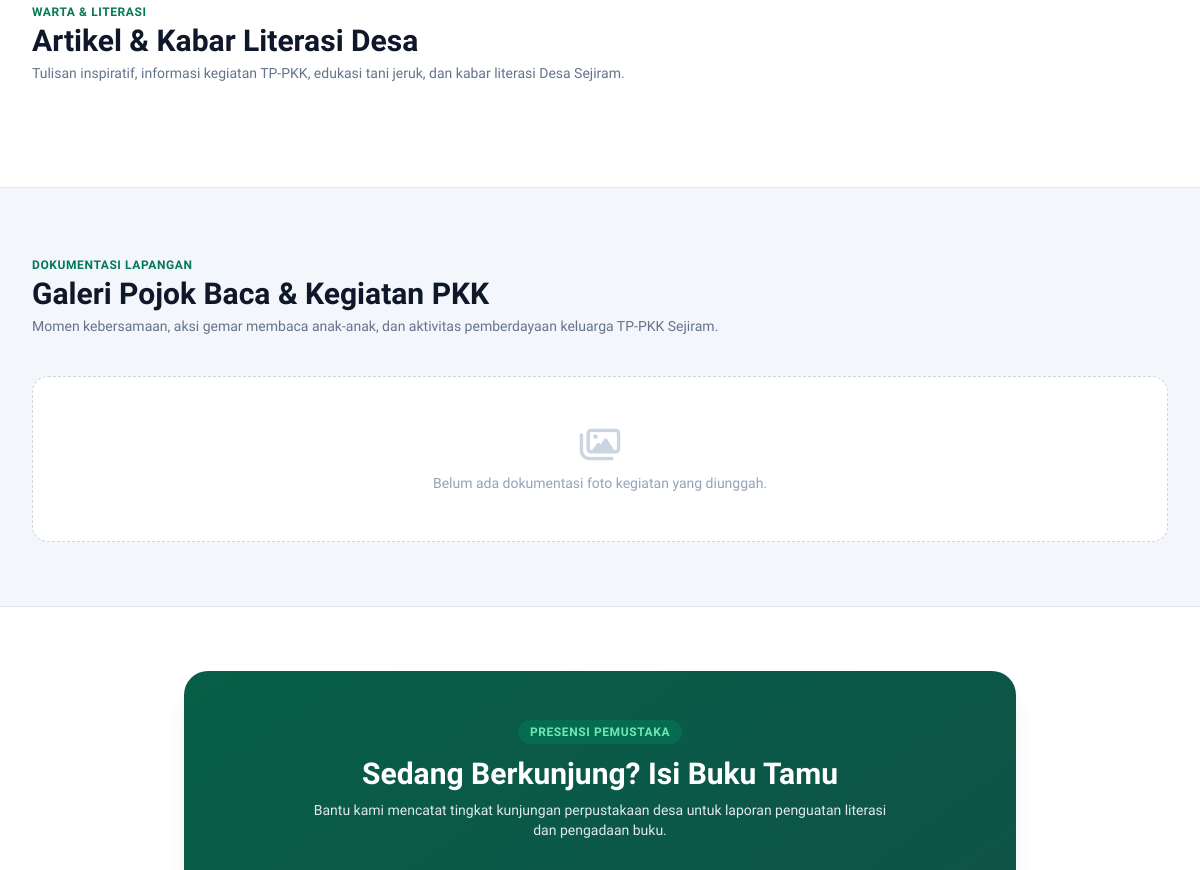
Before: / (middle part) with the older database file.
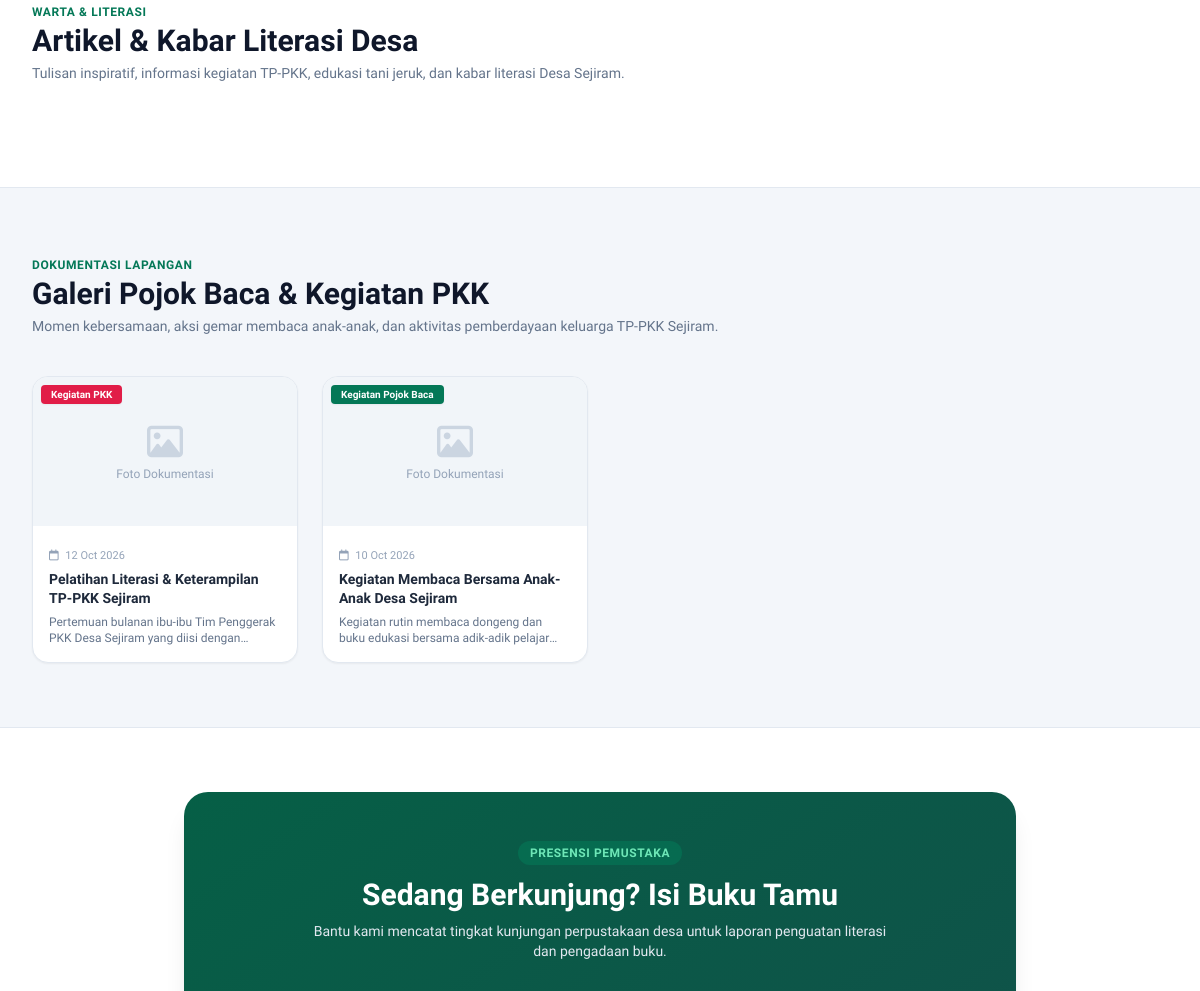
After: the same page with the newer database file.
### tables this page shows
CREATE TABLE IF NOT EXISTS `galeri` (
  `id` INT AUTO_INCREMENT PRIMARY KEY,
  `judul` VARCHAR(200) NOT NULL,
  `kategori` ENUM('Kegiatan Pojok Baca', 'Kegiatan PKK') NOT NULL,
  `foto` VARCHAR(255) NOT NULL,
  `tanggal` DATE NOT NULL,
  `keterangan` TEXT NULL,
  `created_at` TIMESTAMP DEFAULT CURRENT_TIMESTAMP
);

### index.php (called while the page is built)
<?php
require_once __DIR__ . '/portal.php';

### config/database.php (called while the page is built, shortened)
<?php
if (!function_exists('e')) {
    function e(string|null $string): string {
        return htmlspecialchars($string ?? '', ENT_QUOTES, 'UTF-8');
    }
}

### portal.php (the view, shortened to what this page needs)
<?php
require_once __DIR__ . '/config/database.php';
$stmtGaleri = $pdo->query("SELECT * FROM galeri ORDER BY tanggal DESC, id DESC LIMIT 8");
$galeriPublik = $stmtGaleri->fetchAll();
?>
<!DOCTYPE html>
<html lang="id" class="scroll-smooth">
<head>
    <script src="https://cdn.tailwindcss.com"></script>
    <link rel="stylesheet" href="https://cdnjs.cloudflare.com/ajax/libs/font-awesome/6.4.0/css/all.min.css">
</head>
<body class="bg-slate-50 text-slate-800 antialiased flex flex-col min-h-screen">
    <section id="artikel" class="py-16 bg-white border-b border-slate-200">
        <div class="max-w-7xl mx-auto px-4 sm:px-6 lg:px-8">
            <div class="flex flex-col md:flex-row justify-between items-start md:items-end gap-4 mb-10">
                <div>
                    <span class="text-xs font-black uppercase tracking-wider text-emerald-700">Warta & Literasi</span>
                    <h2 class="text-2xl sm:text-3xl font-extrabold text-slate-900">Artikel & Kabar Literasi Desa</h2>
                    <p class="text-sm text-slate-500 mt-1">Tulisan inspiratif, informasi kegiatan TP-PKK, edukasi tani jeruk, dan kabar literasi Desa Sejiram.</p>
                </div>
            </div>
        </div>
    </section>
    <section id="galeri" class="py-16 bg-slate-100/70 border-b border-slate-200">
        <div class="max-w-7xl mx-auto px-4 sm:px-6 lg:px-8">
            <div class="flex flex-col md:flex-row justify-between items-start md:items-end gap-4 mb-10">
                <div>
                    <span class="text-xs font-black uppercase tracking-wider text-emerald-700">Dokumentasi Lapangan</span>
                    <h2 class="text-2xl sm:text-3xl font-extrabold text-slate-900">Galeri Pojok Baca & Kegiatan PKK</h2>
                    <p class="text-sm text-slate-500 mt-1">Momen kebersamaan, aksi gemar membaca anak-anak, dan aktivitas pemberdayaan keluarga TP-PKK Sejiram.</p>
                </div>
            </div>
            <div class="grid grid-cols-1 sm:grid-cols-2 md:grid-cols-3 lg:grid-cols-4 gap-6">
                <?php if (empty($galeriPublik)): ?>
                <div class="col-span-full py-12 text-center text-slate-400 bg-white rounded-2xl border border-dashed border-slate-300">
                    <i class="fa-regular fa-images text-4xl mb-2 text-slate-300"></i>
                    <p class="text-sm font-medium">Belum ada dokumentasi foto kegiatan yang diunggah.</p>
                </div>
                <?php else: ?>
                <?php foreach ($galeriPublik as $gl):
                    $fotoPath = 'uploads/galeri/' . $gl['foto'];
                    $hasFoto = file_exists(__DIR__ . '/' . $fotoPath);
                ?>
                <div class="bg-white rounded-2xl border border-slate-200 shadow-sm overflow-hidden flex flex-col justify-between hover:shadow-lg hover:-translate-y-1 transition duration-200 cursor-pointer group"
                     onclick="bukaModalGaleri(this)"
                     data-judul="<?= e($gl['judul']) ?>"
                     data-kategori="<?= e($gl['kategori']) ?>"
                     data-foto="<?= $hasFoto ? e($fotoPath) : '' ?>"
                     data-tanggal="<?= date('d M Y', strtotime($gl['tanggal'])) ?>"
                     data-keterangan="<?= e($gl['keterangan'] ?? '') ?>">
                    <div>
                        <div class="aspect-video bg-slate-100 relative overflow-hidden flex items-center justify-center">
                            <?php if ($hasFoto): ?>
                                <img src="<?= e($fotoPath) ?>" alt="<?= e($gl['judul']) ?>" class="w-full h-full object-cover group-hover:scale-105 transition duration-300">
                                <div class="absolute inset-0 bg-slate-900/30 opacity-0 group-hover:opacity-100 transition duration-200 flex items-center justify-center">
                                    <span class="w-10 h-10 rounded-full bg-white/95 text-emerald-800 flex items-center justify-center text-sm shadow-md transform scale-75 group-hover:scale-100 transition duration-200">
                                        <i class="fa-solid fa-magnifying-glass-plus"></i>
                                    </span>
                                </div>
                            <?php else: ?>
                                <div class="text-center p-4 text-slate-400">
                                    <i class="fa-regular fa-image text-4xl mb-1 text-slate-300"></i>
                                    <p class="text-xs">Foto Dokumentasi</p>
                                </div>
                            <?php endif; ?>
                            <span class="absolute top-2 left-2 text-[10px] font-bold px-2.5 py-0.5 rounded shadow-sm <?= $gl['kategori'] === 'Kegiatan PKK' ? 'bg-rose-600 text-white' : 'bg-emerald-700 text-white' ?>">
                                <?= e($gl['kategori']) ?>
                            </span>
                        </div>
                        <div class="p-4">
                            <span class="text-[11px] text-slate-400"><i class="fa-regular fa-calendar mr-1"></i> <?= date('d M Y', strtotime($gl['tanggal'])) ?></span>
                            <h3 class="font-bold text-slate-800 text-sm mt-1 leading-snug line-clamp-2 group-hover:text-emerald-700 transition"><?= e($gl['judul']) ?></h3>
                            <?php if (!empty($gl['keterangan'])): ?>
                            <p class="text-xs text-slate-500 mt-1.5 line-clamp-2"><?= e($gl['keterangan']) ?></p>
                            <?php endif; ?>
                        </div>
                    </div>
                </div>
                <?php endforeach; ?>
                <?php endif; ?>
            </div>
        </div>
    </section>
    <section id="buku-tamu" class="py-16 bg-white border-b border-slate-200">
        <div class="max-w-4xl mx-auto px-4 sm:px-6 lg:px-8">
            <div class="bg-gradient-to-br from-emerald-800 to-teal-900 rounded-3xl p-8 sm:p-12 text-white shadow-xl relative overflow-hidden">
                <div class="relative z-10">
                    <div class="text-center max-w-xl mx-auto mb-8">
                        <span class="text-xs font-bold uppercase tracking-wider text-emerald-300 bg-emerald-700/60 px-3 py-1 rounded-full inline-block mb-3">Presensi Pemustaka</span>
                        <h2 class="text-2xl sm:text-3xl font-black">Sedang Berkunjung? Isi Buku Tamu</h2>
                        <p class="text-xs sm:text-sm text-slate-200 mt-2">Bantu kami mencatat tingkat kunjungan perpustakaan desa untuk laporan penguatan literasi dan pengadaan buku.</p>
                    </div>
                </div>
            </div>
        </div>
    </section>
</body>
</html>

### portal.php (style rules this page uses)
body { font-family: 'Plus Jakarta Sans', sans-serif; }

Changed rows visible on the page:
added galeri: shows "Foto Dokumentasi", kategori "Kegiatan PKK", tanggal "12 Oct 2026", judul "Pelatihan Literasi & Keterampilan TP-PKK Sejiram", keterangan "Pertemuan bulanan ibu-ibu Tim Penggerak PKK Desa Sejiram yang diisi…"
added galeri: shows "Foto Dokumentasi", kategori "Kegiatan Pojok Baca", tanggal "10 Oct 2026", judul "Kegiatan Membaca Bersama Anak-Anak Desa Sejiram", keterangan "Kegiatan rutin membaca dongeng dan buku edukasi bersama adik-adik…"
Other visible differences:
text no longer shown: "Belum ada dokumentasi foto kegiatan yang diunggah."
